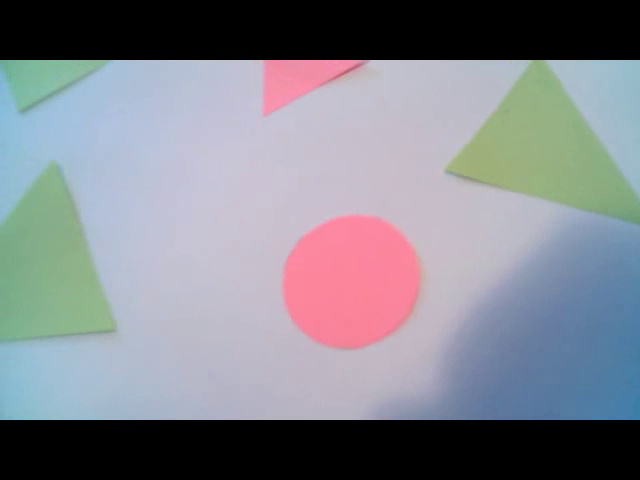
#> input picture frame 57 of Task2/part1/input_video.avi, 640 x 480 px
$ python task2_p1.py
#> lines starting #> are read from the running program, lines starting #| are printed output that depends on the picture; after the words box and inside, x2 and y2 are one past the last pixel; in counts of white or black regions, pixels touching at a corner belong together
import os
import cv2
import numpy as np

video_path = os.path.join('part1', 'input_video.avi')

"""
This is my humble solution. Yet again there is the room for
improvment.

What did not work?
	* distinqushing between elipse and circle. Many
		literature suggested to use hough circles to
		determine those but I faced problem and
		problem again to implement them
	* working is grayscale, LAB, BGR or RGB failed
		to make clear masks to begin with
	* attempts to adjust bit rate of output video

Outputs:
	output_detected.avi - video with original
		video as a baseline and overlayed contours
		of detected shapes with geometric figure
		name near-ish it
"""


# Values for masks were borrowed from HW_1_review,
# solution 2. Thank you!
masks_lower = {'yellow': np.array([20, 40, 100]),
			'red': np.array([140, 50, 0]),
			'black': np.array([0, 0, 0])}
masks_upper = {'yellow': np.array([80, 100, 255]),
			'red': np.array([179, 150, 255]),
			'black': np.array([179, 255, 40])}


def read_video(path, write_output=False, out_file=None):

#> called with path = 'part1/input_video.avi', write_output = True, out_file = 'output_detected.avi'
	if write_output and out_file is not None:
		cap = cv2.VideoCapture(path)
		ret, frm = cap.read()
#> frm is the input picture: shape (480, 640, 3); mean B, G, R 139.4, 131.2, 129.1
		frm_count = 0

		fourcc = cv2.VideoWriter_fourcc(*"XVID")
		width = int(cap.get(cv2.CAP_PROP_FRAME_WIDTH))
		height = int(cap.get(cv2.CAP_PROP_FRAME_HEIGHT))

		fps = 30
		image_size = (width, height)
		writer = cv2.VideoWriter(out_file, fourcc, fps, image_size)
		cap.release()

	elif write_output and out_file is not None:
		raise Exception('`out_file` needed to wite a video')

	cap = cv2.VideoCapture(path)
	frm_count = 0
	key = None
	while True:

		ret, shot = cap.read()
		if ret:
			cv2.imshow('original', shot)
			shot = find_shapes(shot)
			cv2.imshow('with contours', shot)
			if write_output:
				writer.write(shot)
		else:
			break

		if key == ord('q'):
			wait_period = 0
		else:
			wait_period = 30
		key = cv2.waitKey(wait_period)

	cap.release()
	if write_output:
		writer.release()
	cv2.destroyAllWindows()

def find_shapes(frm, kernel_size=3):

#> called with kernel_size = 3
	kernel = np.ones((kernel_size, kernel_size), dtype=np.uint8)
	shot = frm.copy()

	# Convert to HSV colorspace and making empty image
	shot = cv2.cvtColor(shot, cv2.COLOR_BGR2HSV)
#> shot: shape (480, 640, 3); mean H, S, V 87.9, 42.6, 148.7

	# Blur the image
	shot = cv2.GaussianBlur(
		shot, (kernel_size, kernel_size), 3)
#> shot: shape (480, 640, 3); mean H, S, V 87.9, 42.6, 148.7

	# Get masks based on masks found for HSV and combining them
	masks = []
	for key in masks_upper.keys():
		masks.append(cv2.inRange(
			shot, masks_lower[key], masks_upper[key]))
#> after the loop, masks = 3 items
	shot = masks[0]+masks[1]+masks[2]
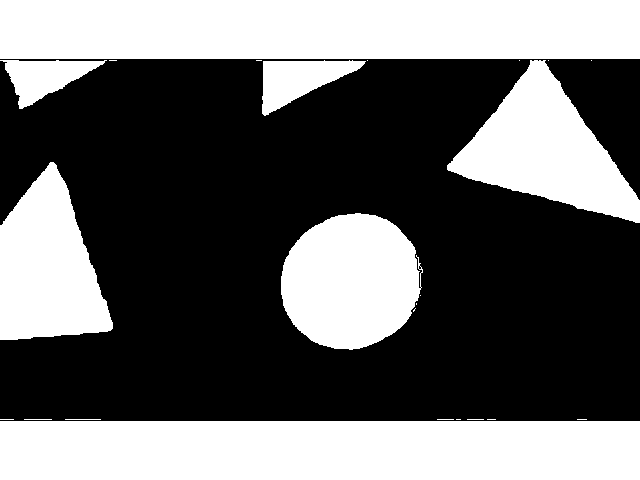
#> shot: shape (480, 640); 40.6% white; 24 white regions (15 under 20 px)

	img = np.zeros(frm.shape)

	# Find all contours on the image keeping only external shapes
	contours, _ = cv2.findContours(
		shot, cv2.RETR_EXTERNAL, cv2.CHAIN_APPROX_SIMPLE)
#> contours = 24 contours, 17 with area under 20; largest, box (x1, y1, x2, y2) and area: (0, 421, 640, 480) 37062, (0, 0, 640, 59) 37062, (281, 213, 423, 350) 14745, (447, 60, 640, 223) 14720, (0, 162, 113, 340) 13238, (262, 60, 366, 116) 2905, (0, 60, 107, 109) 2450

	for contour in contours:

		# Let cv2 approximate what polygon contour resembles
		fig = cv2.approxPolyDP(
			contour, 0.03*cv2.arcLength(contour, True), True)

		# enclose in figure into a virtual rectangle
		px ,py, w, h = cv2.boundingRect(fig)

		# Skip noise and small shapes
		if w<20 or h<20:
			continue

		# Get coordinates to set the text
		x = fig.ravel()[0]+10
		y = fig.ravel()[1]+10

		# Skip lines
		if len(fig) == 2:
			continue

		# If tere are 3 points of polygon, draw it and put `triangle`
		if len(fig) == 3:
			cv2.putText(img, 'triangle', (x, y), cv2.FONT_HERSHEY_PLAIN, 1.5, (255, 0, 0))
			img = cv2.drawContours(img, [contour], 0, (255, 0, 0), 3)

		# If there are 4 points calculate width/heigth ratio
		# If ratio is around 1 draw it and put `square`
		# Draw it and put `rectangle` otherwise
		elif len(fig) == 4:
			if (w/h>0.96 and w/h < 1.04) or (h/w>0.96 and h/w<1.04):
				cv2.putText(img, 'square', (x, y), cv2.FONT_HERSHEY_PLAIN, 1.5, (255, 0, 255))
				img = cv2.drawContours(img, [contour], 0, (255, 0, 255), 3)
			else:
				cv2.putText(img, 'rectangle', (x, y), cv2.FONT_HERSHEY_PLAIN, 1.5, (0, 255, 0))
				img = cv2.drawContours(img, [contour], 0, (0, 255, 0), 3)

		# If there are more points draw and call it a `circle`
		else:
			cv2.putText(img, 'circle', (x, y), cv2.FONT_HERSHEY_PLAIN, 1.5, (0, 0, 255))
			#print(len(fig))
			img = cv2.drawContours(img, [contour], 0, (0, 0, 255), 3)
#> this loop made 24 passes
#> (fig, px, py, w, h) on passes 2, 3, 4, 5, 6, 7, 8, 9, 11, 21, 22: ([[577, 419], [586, 419]], 577, 419, 10, 1), ([[487, 419], [495, 419]], 487, 419, 9, 1), ([[467, 419], [483, 419]], 467, 419, 17, 1), ([[456, 419], [460, 419]], 456, 419, 5, 1), ([[437, 419], [453, 419]], 437, 419, 17, 1), ([[65, 419], [100, 419]], 65, 419, 36, 1), ([[24, 419], [51, 419]], 24, 419, 28, 1), ([[0, 419], [13, 419]], 0, 419, 14, 1), ([[416, 303], [416, 304]], 416, 303, 1, 2), ([[256, 60], [261, 60]], 256, 60, 6, 1), ([[109, 60], [116, 60]], 109, 60, 8, 1)
#> (fig, px, py, w, h, x, y) on passes 1, 14, 17, 20, 23, 24: ([[0, 421], [0, 479], [639, 479], [639, 421]], 0, 421, 640, 59, 10, 431), ([[53, 162], [0, 225], [0, 339], [112, 328]], 0, 162, 113, 178, 63, 172), ([[447, 165], [639, 222], [545, 60]], 447, 60, 193, 163, 457, 175), ([[365, 61], [263, 61], [262, 113]], 262, 61, 104, 53, 375, 71), ([[0, 60], [19, 108], [106, 60]], 0, 60, 107, 49, 10, 70), ([[0, 0], [0, 58], [639, 58], [639, 0]], 0, 0, 640, 59, 10, 10)
#> pass 1, in find_shapes, `img = cv2.drawContours(img, [contour], 0, (0, 255, 0), 3)`:
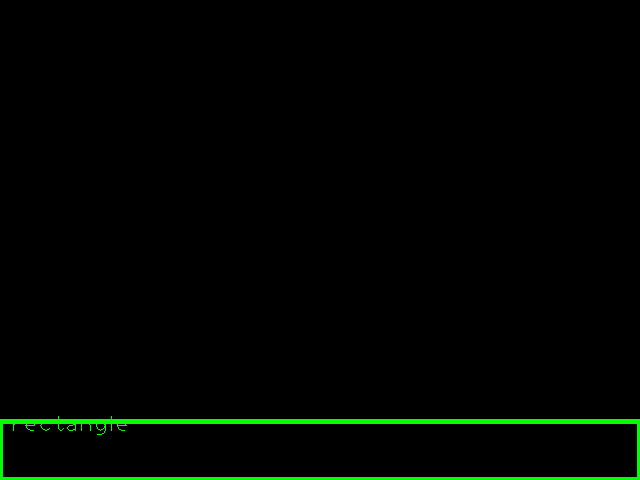
#> img: shape (480, 640, 3) float64; mean of channels 0, 1, 2 0, 4.6, 0; drawn as B, G, R
#> after the loop:
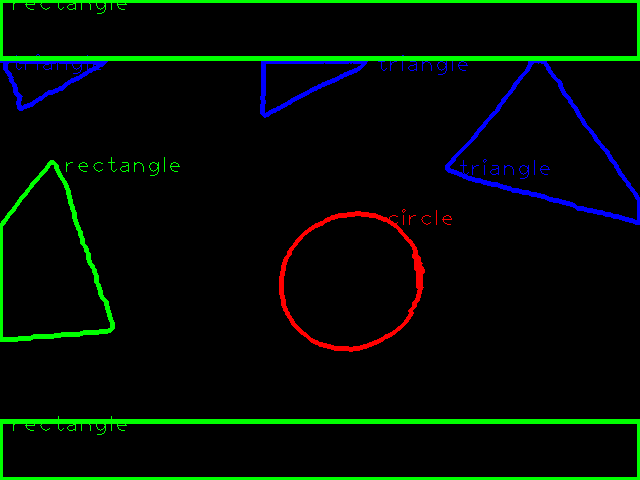
#> img: shape (480, 640, 3) float64; 4.86% of pixels changed, all inside (x1, y1, x2, y2) = (0, 0, 640, 352); drawn as B, G, R

	# Overlay text and contours on original image
	img = img.astype('uint8')
	shot = cv2.addWeighted(frm, 0.5, img, 0.5, 0.0)
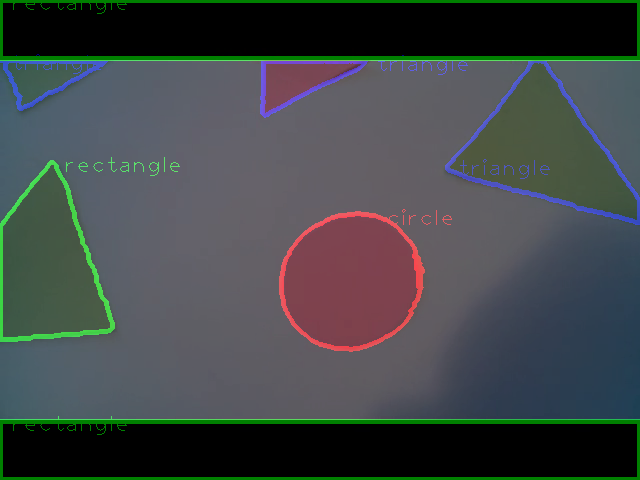
#> shot: shape (480, 640, 3); mean B, G, R 71.7, 71.2, 65.4
	return shot

if __name__ == '__main__':
	read_video(video_path, True, 'output_detected.avi')
#> (key q is pressed here)

$ run again, starting later in the video
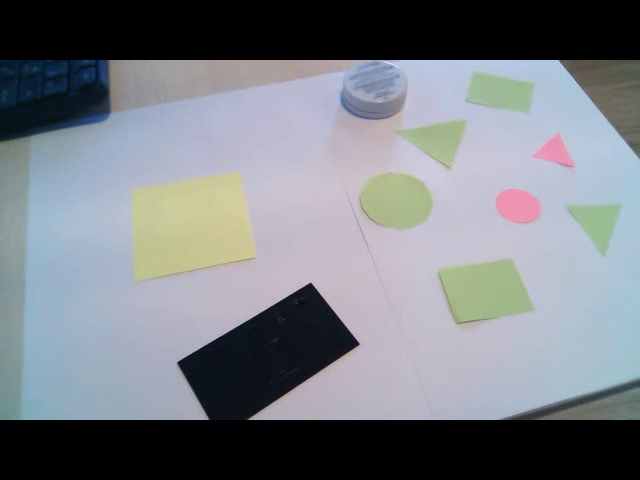
#> input picture frame 256 of Task2/part1/input_video.avi, 640 x 480 px
#> in read_video, frm is the input picture: shape (480, 640, 3); mean B, G, R 130.7, 124.7, 120.3
#> after the loop in find_shapes, `for key in masks_upper.keys():`: masks = 3 items
#> contours = 37 contours, 23 with area under 20; largest, box (x1, y1, x2, y2) and area: (0, 283, 640, 480) 49580, (0, 0, 640, 61) 37320, (133, 173, 255, 280) 10034, (440, 260, 531, 324) 4060, (361, 174, 432, 228) 2941
#> the loop in find_shapes, `for contour in contours:` made 37 passes
#> (px, py, w, h) on passes 2, 5, 6, 7, 16, 17, 18, 19: (13, 419, 1, 1), (629, 391, 1, 1), (631, 390, 1, 1), (315, 288, 1, 1), (605, 108, 3, 3), (599, 101, 6, 6), (622, 96, 7, 3), (630, 94, 10, 4)
#> after the loop in find_shapes, `for contour in contours:`:
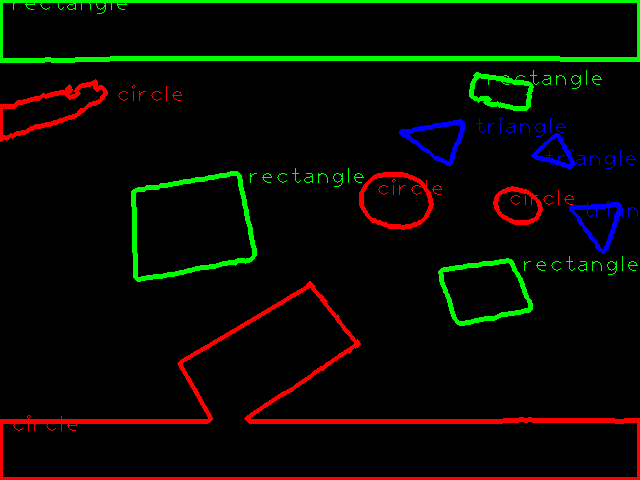
#> img: shape (480, 640, 3) float64; mean of channels 0, 1, 2 2, 8.5, 8.5; drawn as B, G, R
#> in find_shapes, `shot = cv2.addWeighted(frm, 0.5, img, 0.5, 0.0)`:
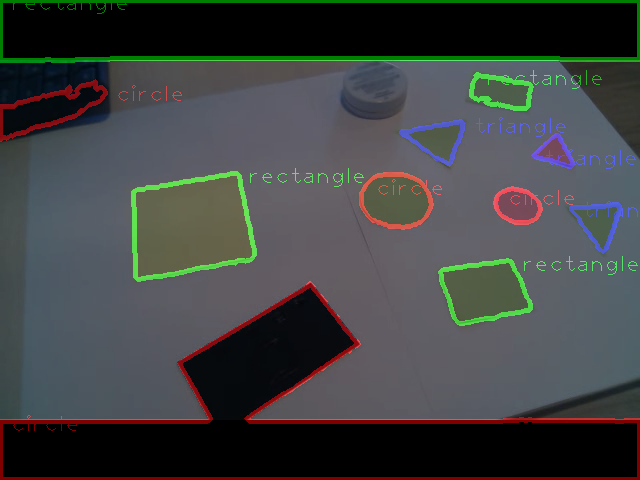
#> shot: shape (480, 640, 3); mean B, G, R 66.3, 66.6, 64.4

$ run again, starting later in the video
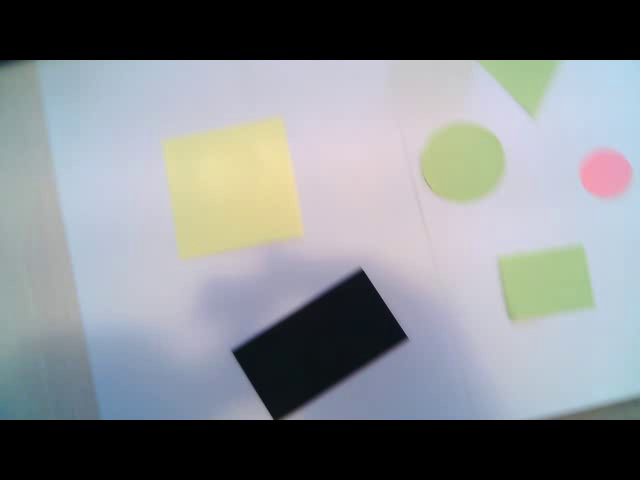
#> input picture frame 456 of Task2/part1/input_video.avi, 640 x 480 px
#> in read_video, frm is the input picture: shape (480, 640, 3); mean B, G, R 138.3, 134.5, 130.3
#> after the loop in find_shapes, `for key in masks_upper.keys():`: masks = 3 items
#> in find_shapes, `shot = masks[0]+masks[1]+masks[2]`:
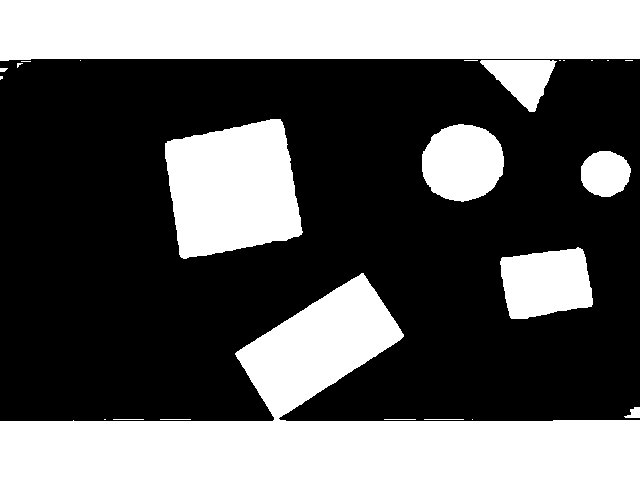
#> shot: shape (480, 640); 38.1% white; 25 white regions (12 under 20 px)
#> contours = 25 contours, 17 with area under 20; largest, box (x1, y1, x2, y2) and area: (0, 273, 640, 480) 48980, (0, 0, 640, 61) 37101, (165, 119, 303, 259) 14524, (500, 247, 593, 319) 5098, (422, 124, 504, 202) 4895, (480, 60, 557, 112) 2090, (581, 151, 631, 197) 1722, (624, 407, 640, 418) 88
#> the loop in find_shapes, `for contour in contours:` made 25 passes
#> (fig, px, py, w, h) on passes 2, 3, 4, 5, 6, 15, 16, 17: ([[424, 419], [463, 419]], 424, 419, 40, 1), ([[384, 419], [415, 419]], 384, 419, 32, 1), ([[160, 419], [190, 419]], 160, 419, 31, 1), ([[113, 419], [143, 419]], 113, 419, 31, 1), ([[104, 419], [105, 419]], 104, 419, 2, 1), ([[17, 67], [19, 64], [22, 63], [17, 63]], 17, 63, 6, 5), ([[21, 61], [30, 61]], 21, 61, 10, 1), ([[625, 60], [632, 60]], 625, 60, 8, 1)
#> in find_shapes, `shot = cv2.addWeighted(frm, 0.5, img, 0.5, 0.0)`:
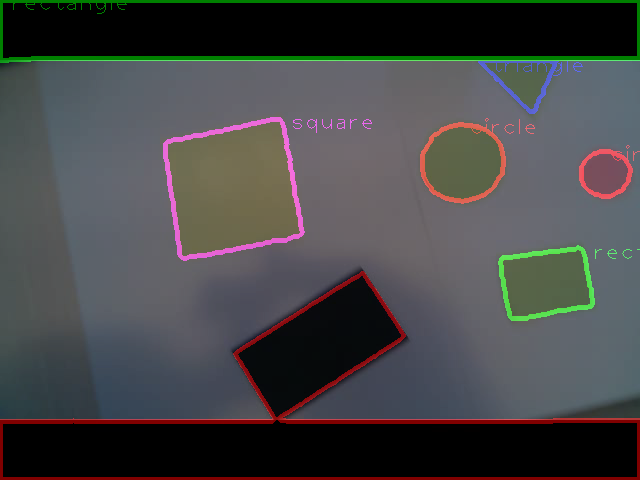
#> shot: shape (480, 640, 3); mean B, G, R 70.5, 70.2, 70
